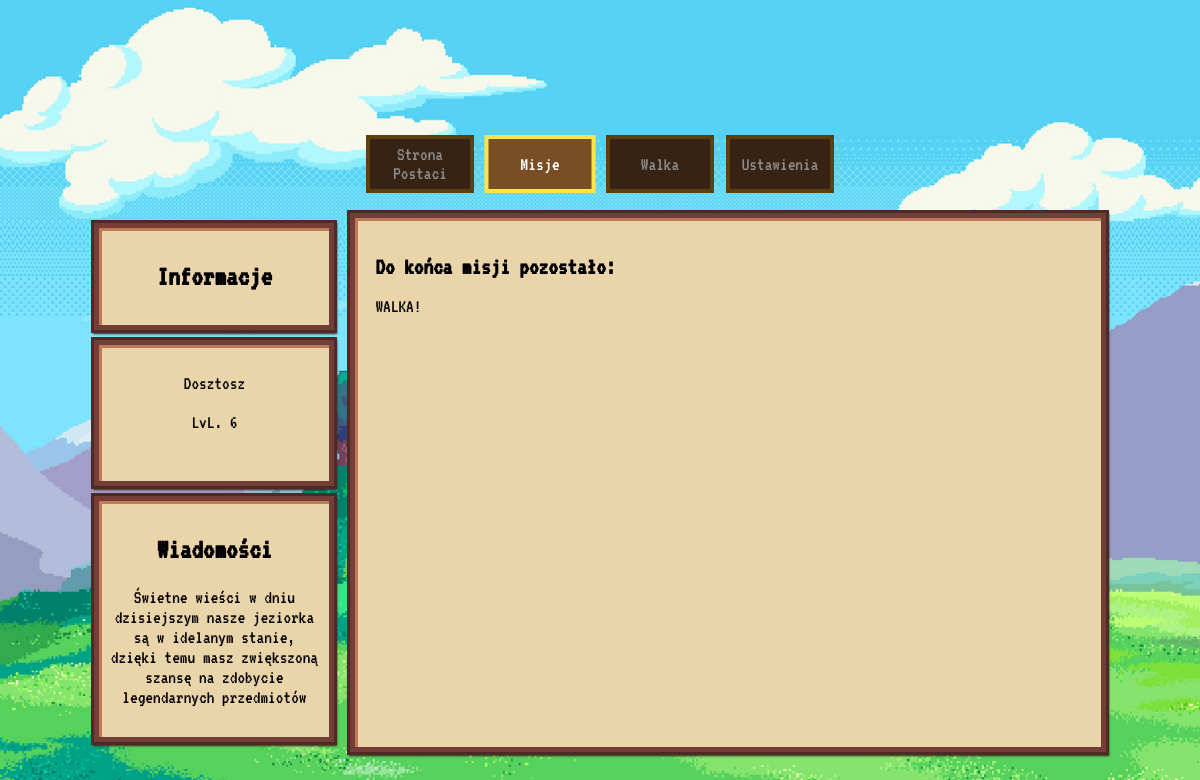
Page /?site=mission on the earlier database version.
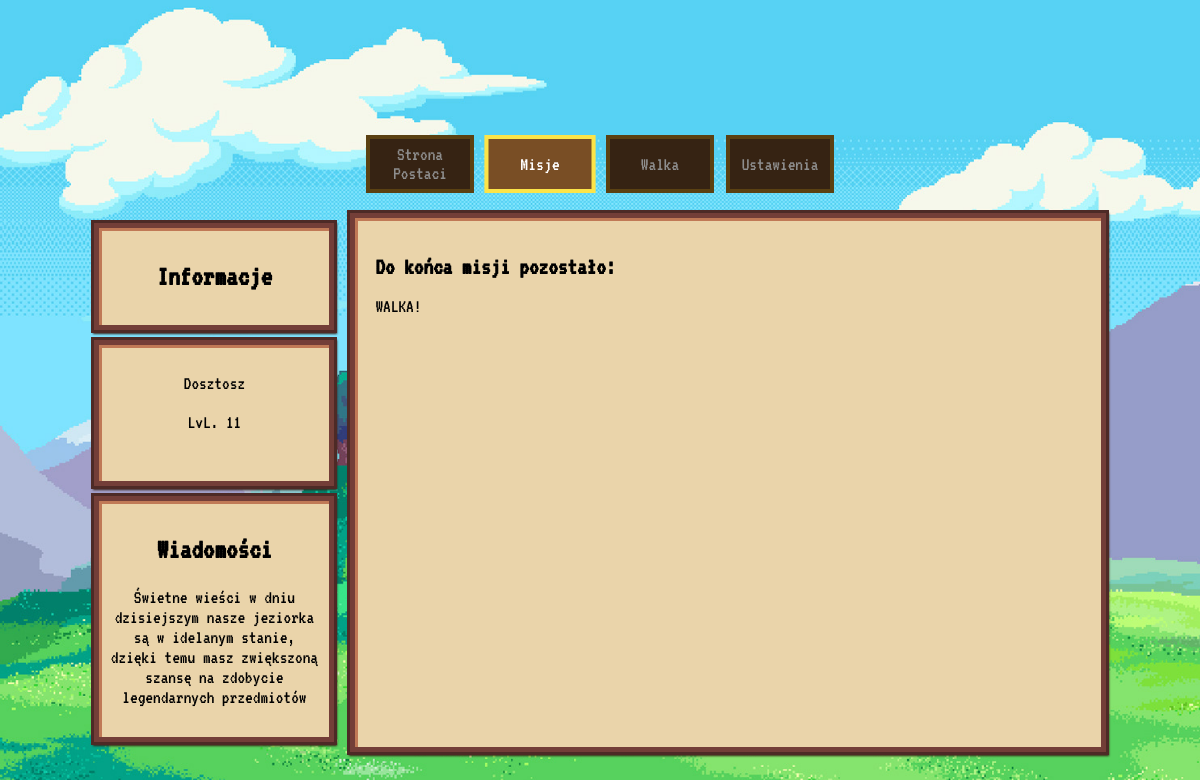
Same page on the later database version.
### tables this page shows
CREATE TABLE `players` (
  `player_id` int(100) NOT NULL,
  `player_username` varchar(40) NOT NULL,
  `player_login` varchar(40) NOT NULL,
  `player_password` varchar(40) NOT NULL
);

CREATE TABLE `players_lvl` (
  `player_id` int(40) NOT NULL,
  `player_exp` int(40) NOT NULL,
  `player_exp_needed` int(255) NOT NULL,
  `player_lvl` int(40) NOT NULL
);

### resources/refresh_options/check_exp.php (called while the page is built, shortened)
<?php
    if($player_exp >= $player_exp_needed){
        $player_lvl = $player_lvl + 1;
    }
?>

### resources/sites/missions.php (the view, shortened to what this page needs)
<?php if($mission_status == "ongoing"){
    echo '<div class="countdown-div">
            <h1>Do końca misji pozostało:</h1>
            <div id="countdown"></div>
            <form name="mission_time" action="fight.php?fight=10" method="post" id="mission_time">
                <input type="hidden" name="countdown">
            </form>
            </div>';
} ?>

### resources/templates/sidebar.php (shortened to what this page needs)
<div class="profile_showcase">
            <div class="background-pixel">
                <h2>Informacje</h2>
            </div>
            <div class="background-pixel">
                <p><?php echo $player_name ?></p>
                <p>LvL. <?php echo $player_lvl ?></p>
            </div>
            <div class="background-pixel">
                <h2>Wiadomości</h2>
                <p>Świetne wieści w dniu dzisiejszym nasze jeziorka są w idelanym stanie, dzięki temu masz zwiększoną szansę na zdobycie legendarnych przedmiotów</p>
            </div>
        </div>

Differences in the rows shown:
changed through a linked row, players "Dosztosz": players_lvl.player_lvl (not shown) → "11"
Other differences:
$player_lvl: "6" → (not shown)
